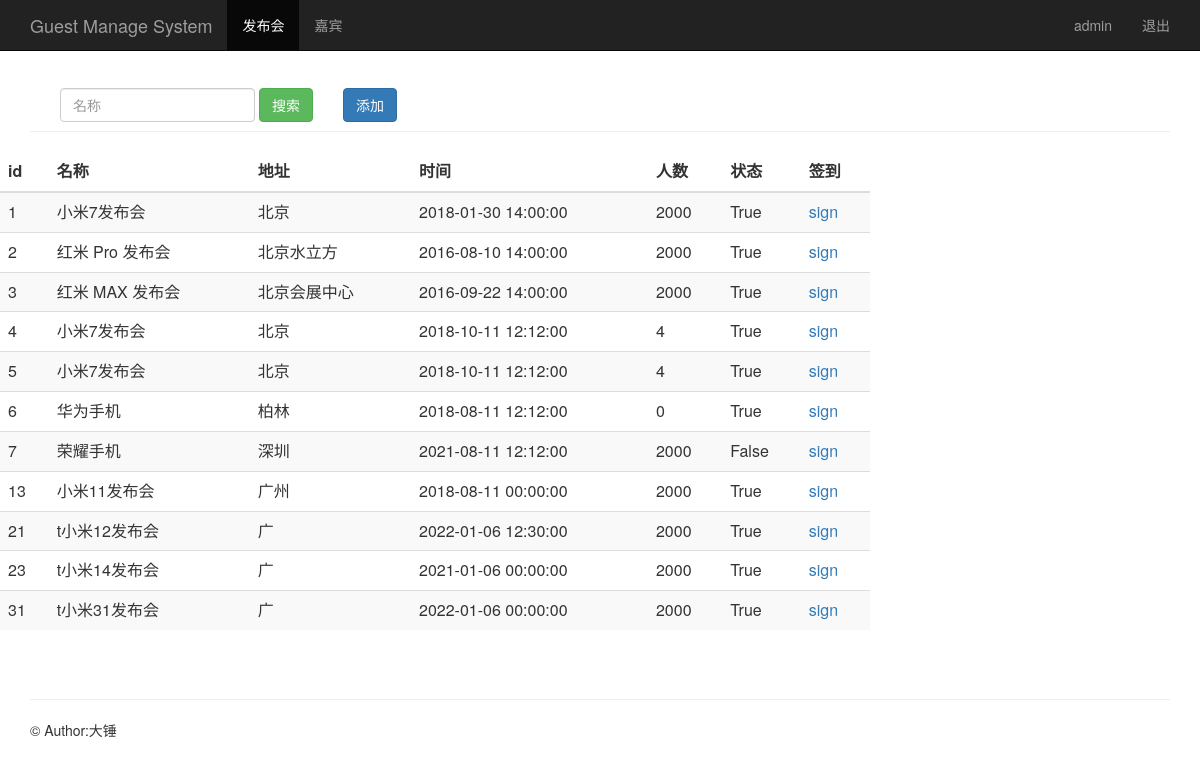
The page /event_manage/ (signed in) on the database its author committed.
### sign/models/event.py (models this page shows, shortened)
class Event(models.Model):
    name = models.CharField(max_length=100)            # 发布会标题
    limit = models.IntegerField()                      # 限制人数
    status = models.BooleanField()                     # 状态
    address = models.CharField(max_length=200)         # 地址
    start_time = models.DateTimeField('events time')   # 发布会时间
    create_time = models.DateTimeField(auto_now=True)  # 创建时间（自动获取当前时间）

### sign/views.py (the view)
# urls.py: path('event_manage/', views.event_manage),
@login_required
def event_manage(request):
    username = request.session.get('user', '')  # 读取浏览器 session
    events = Event.objects.all()
    return render(request, "event_manage.html", {"user": username, "events": events})

### sign/templates/event_manage.html (shortened to what this page needs)
{% extends "base.html" %}
{% block content %}
    <nav class="navbar navbar-inverse navbar-fixed-top">
      <div class="container">
        <div class="navbar-header">
          <a class="navbar-brand" href="/event_manage/">Guest Manage System</a>
        </div>
        <div id="navbar" class="collapse navbar-collapse">
          <ul class="nav navbar-nav">
            <li class="active"><a href="#">发布会</a></li>
            <li><a href="/guest_manage/">嘉宾</a></li>
          </ul>
          <ul class="nav navbar-nav navbar-right">
           <li><a href="#">{{user}}</a></li>
           <li><a href="/logout/">退出</a></li>
         </ul>
        </div>
      </div>
    </nav>
    <div class="container theme-showcase" role="main">
      <div class="page-header" style="margin-top: 80px;">
        <div id="navbar" class="navbar-collapse collapse" style="float:left;">
          <form class="navbar-form" method="get" action="/search_name/">
            <div class="form-group">
              <input name="name" type="text" placeholder="名称" class="form-control">
            </div>
            <button type="submit" class="btn btn-success">搜索</button>
          </form>
        </div>
          <button type="submit" class="btn btn-primary" onclick="window.location.href='/add_event/'" style="margin-top: 8px;">添加</button>
        </div>
      </div>
      <div class="row" >
        <div class="col-md-6" style="width: 900px;">
          <table class="table table-striped">
            <thead>
              <tr>
                <th>id</th>
                <th>名称</th>
                <th>地址</th>
                <th>时间</th>
                <th>人数</th>
                <th>状态</th>
                <th>签到</th>
              </tr>
            </thead>
            <tbody>
              {% for event in events %}
                <tr>
                  <td>{{ event.id }}</td>
                  <td>{{ event.name }}</td>
                  <td>{{ event.address }}</td>
                  <td>{{ event.start_time | date:"Y-m-d H:i:s" }}</td>
                  <td>{{ event.limit }}</td>
                  <td>{{ event.status }}</td>
                  <td><a href="/sign_index/{{ event.id }}/"  target="{{ event.id }}_blank">sign</a></td>
                </tr>
             {% endfor %}
            </tbody>
          </table>
        </div>
      </div>
{% endblock %}

### sign/templates/base.html
<html>
<head>
    <link href="https://cdn.staticfile.org/twitter-bootstrap/3.3.7/css/bootstrap.min.css" rel="stylesheet">
</head>
<body>
{% block content %}
{% endblock %}
    <div class="container theme-showcase" role="main">
      <div class="page-header">
      </div>
      <footer class="footer">
        <p>&copy; Author:大锤</p>
      </footer>
    </div>
</body>
</html>

### rows shown on the page
Event: id "1", name "小米7发布会", address "北京", start_time "2018-01-30 14:00:00", limit "2000", status "True"
Event: id "2", name "红米 Pro 发布会", address "北京水立方", start_time "2016-08-10 14:00:00", limit "2000", status "True"
Event: id "3", name "红米 MAX 发布会", address "北京会展中心", start_time "2016-09-22 14:00:00", limit "2000", status "True"
Event: id "4", name "小米7发布会", address "北京", start_time "2018-10-11 12:12:00", limit "4", status "True"
Event: id "5", name "小米7发布会", address "北京", start_time "2018-10-11 12:12:00", limit "4", status "True"
Event: id "6", name "华为手机", address "柏林", start_time "2018-08-11 12:12:00", limit "0", status "True"
Event: id "7", name "荣耀手机", address "深圳", start_time "2021-08-11 12:12:00", limit "2000", status "False"
Event: id "13", name "小米11发布会", address "广州", start_time "2018-08-11 00:00:00", limit "2000", status "True"
Event: id "21", name "t小米12发布会", address "广", start_time "2022-01-06 12:30:00", limit "2000", status "True"
Event: id "23", name "t小米14发布会", address "广", start_time "2021-01-06 00:00:00", limit "2000", status "True"
Event: id "31", name "t小米31发布会", address "广", start_time "2022-01-06 00:00:00", limit "2000", status "True"

### other values the page prints
{{ user }} "admin"
